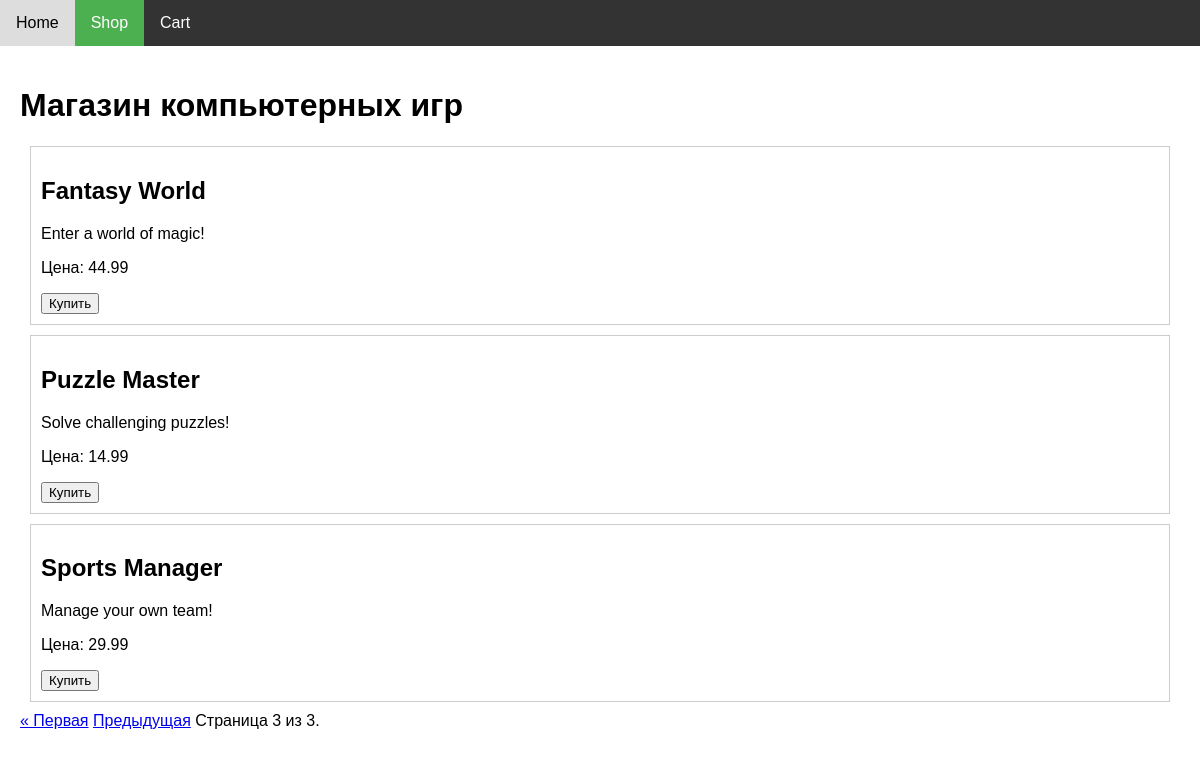
The app's page /shop/?page=3 with its own data.
### task1/models.py (models this page shows, shortened)
class Game(models.Model):
    title = models.CharField(max_length=255)  # Title of the game
    cost = models.DecimalField(max_digits=10, decimal_places=2)  # Cost of the game
    size = models.DecimalField(max_digits=10, decimal_places=2)  # Size of the game files
    description = models.TextField()  # Description of the game
    age_limited = models.BooleanField(default=False)  # Age restriction
    buyers = models.ManyToManyField(Buyer, related_name='games')  # Buyers who own the game

### task1/views.py (the view)
# urls.py: path('shop/', shop_view, name='shop'),
def shop_view(request):
    games = Game.objects.all()
    paginator = Paginator(games, 3)  # 3 games/page
    page_number = request.GET.get('page')
    page_obj = paginator.get_page(page_number)
    context = {'games': page_obj}
    return render(request, 'first_task/shop.html', context)

### task1/templates/first_task/shop.html (shortened to what this page needs)
{% extends 'first_task/base.html' %}
{% block content %}
<h1>Магазин компьютерных игр</h1>
<div id="game-list">
    {% for game in games %}
    <div class="game">
        <h2>{{ game.title }}</h2>
        <p>{{ game.description }}</p>
        <p>Цена: {{ game.cost }}</p>
        <button onclick="addToCart('{{ game.title }}', {{ game.cost }})">Купить</button>
    </div>
    {% empty %}
        <p>Нет доступных игр.</p>
    {% endfor %}
</div>
<div class="pagination">
    <span class="step-links">
        {% if games.has_previous %}
            <a href="?page=1">&laquo; Первая</a>
            <a href="?page={{ games.previous_page_number }}">Предыдущая</a>
        {% endif %}
        <span class="current">
            Страница {{ games.number }} из {{ games.paginator.num_pages }}.
        </span>
    </span>
</div>
{% endblock %}

### task1/templates/first_task/base.html (style rules this page uses)
body { margin: 0; font-family: sans-serif; }

### task1/templates/first_task/shop.html (style rules this page uses)
.game { border: 1px solid #ccc; padding: 10px; margin: 10px; }

### records on screen
Game: title "Fantasy World", description "Enter a world of magic!", cost "44.99"
Game: title "Puzzle Master", description "Solve challenging puzzles!", cost "14.99"
Game: title "Sports Manager", description "Manage your own team!", cost "29.99"

### other values on screen
{{ games.number }} "3"
{{ games.paginator.num_pages }} "3"
